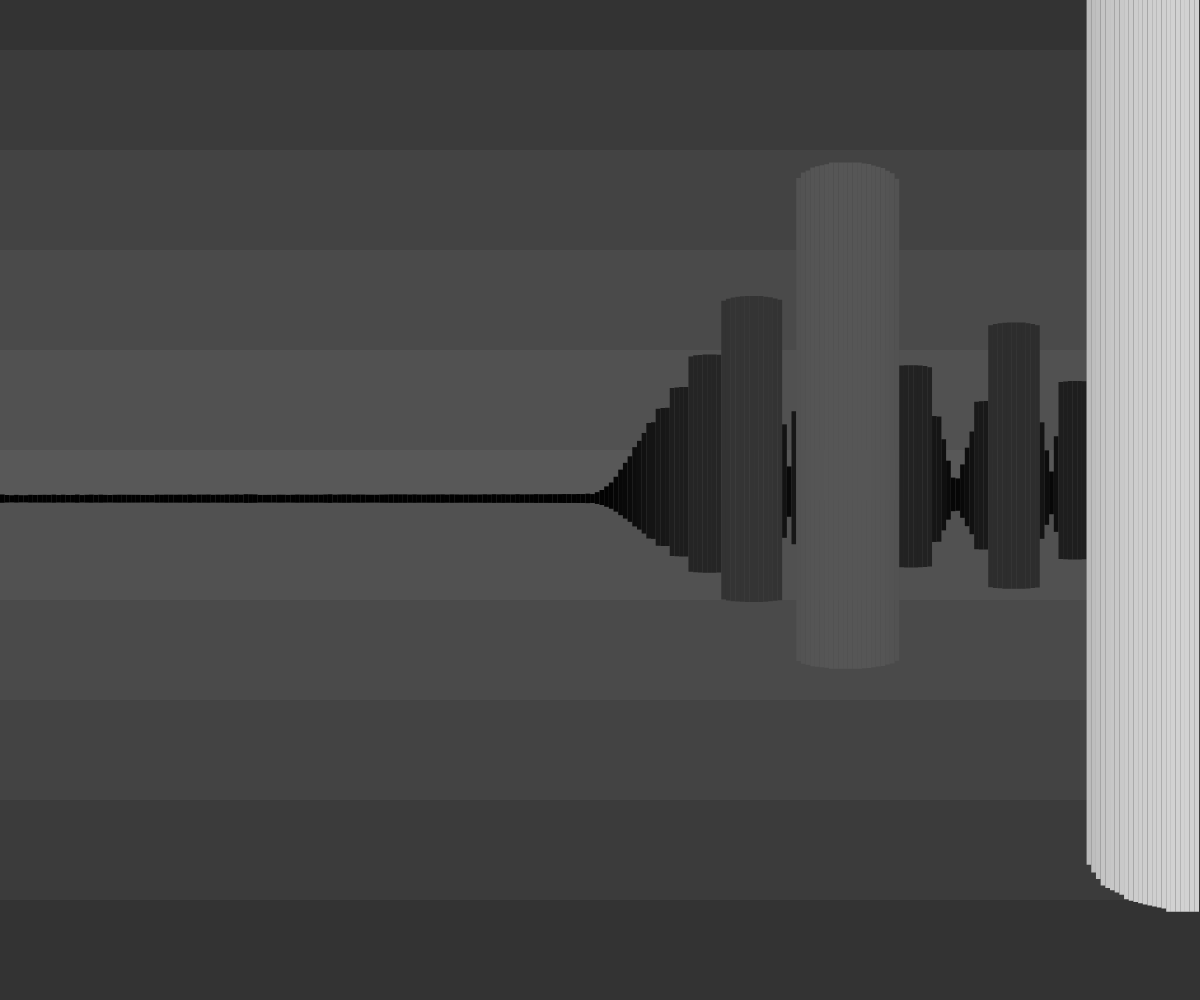
Frame 1 (no input)
Frame 60 (no input): identical to frame 1, image omitted
Frame 120 (the mouse pressed at the canvas centre since frame 60): identical to frame 1, image omitted

The p5.js sketch that drew this single still picture (run headless with seeded random() and noise() and a simulated clock; from frame 60 on, the mouse is pressed at the canvas centre):

// p5.js sketch
// ── sketch.js
let obss;
let showAll;
let bg;
let player;

function setup(){
	createCanvas(windowWidth, windowHeight);
	bg = createGraphics(windowWidth, windowHeight);
	bg.background(51);
	//background(bg);
	image(bg, 0, 0);
	obss = [
		{
			x: 1,
			y: 1,
			r: .2,
			type: '45'
		}
    ]
    player = new Player(0, 0, HALF_PI, 0);
}


function draw(){
    if(keyIsPressed){
        if(key == 'w'){
            player.pos.add(p5.Vector.fromAngle(player.dir).mult(0.15));
        }
        if(key == 's'){
            player.pos.add(p5.Vector.fromAngle(player.dir).mult(-0.15));
        }
        if(key == 'd'){
            player.dir += 0.02;
        }
        if(key == 'a'){
            player.dir -= 0.02;
        }
    }
    background(51);
    // -- ground -- ceiling --
    noStroke();
    fill(255, 10);
    for(let i = 0 ; i < 10 ; i ++){
        rect(0, height/20*i, width, height/20*i);
    }
    // -- player rendering --
    player.render(obss, 256);
}

function showObss(){
	fill(0);
	stroke(0);
	strokeWeight(2);
	rectMode(CENTER);
	for(let obs of obss){
		if(obs.type == 'rect'){
			rect(obs.x, obs.y, obs.r*2, obs.r*2);
		}else{
			circle(obs.x, obs.y, obs.r);
		}
	}
}


class Player{
    constructor(x, y, fov, dir){
        this.pos = createVector(x, y);
        this.fov = fov;
        this.dir = dir;
    }

    dists(obstacles, res){
        let dists = [];
        for(let i = 0; i < res; i++){
            let ray = new Ray(this.pos.x, this.pos.y, this.dir-(this.fov/2)+(this.fov*(i/res)), 0.01, obstacles);
            ray.steps(obstacles);
            dists[i] = p5.Vector.dist(ray.start, ray.pos);
        }
        return dists;
    }

    render(obstacles, res){
        let dists = this.dists(obstacles, res);
        for(let i = 0; i < res; i++){
            let xx = i/res*(width-1);
            let h = 1/dists[i]*(height/2);
            let br = 1/(dists[i])*255;
            fill(br);
            noStroke();
            rect(xx, height/2-h*2, (width-1)/res, h*3);
        }
    }
}

function Vnorm(vec){
	if(vec instanceof p5.Vector){
		return vec.mag();
	}else{
		return vec;
	}
}
function Vabs(vec){
	return createVector(abs(vec.x), abs(vec.y), abs(vec.z));
}
function Vmod(vec, toMod){
	return createVector(vec.x%toMod, vec.y%toMod, vec.z%toMod);
}
function Vmax(vec, num){
	if(vec.mag() > num){
		return vec;
	}else{
		return num;
	}
}
function Vmin(vec, num){
	if(vec.mag() < num){
		return vec;
	}else{
		return num;
	}
}
function vmax(v) {
	return max(max(v.x, v.y), v.z);
}
function circleDist(VcameraPos, VobjPos, Fobjr){
	return(Vmod(VcameraPos, 2).copy().sub(VobjPos).mag()-Fobjr);
}
function rectDist(p, b, Fobjr){
	let d = Vabs(p).copy().sub(b);
	return Vnorm(Vmax(d, createVector())) + vmax(Vmin(d, createVector()));
}
class Ray{
	constructor(x, y, dir, min, obstacles){
	  this.start = createVector(x, y);
	  this.pos = createVector(x, y);
	  this.vel = p5.Vector.fromAngle(dir);
	  this.dir = dir;
	  this.min = min;
	  this.done = {
		is: false,
		dist: 0,
		nOfIters: 0,
		pos: 0
	  };
  
  
	  this.currnet = {
		pos: this.pos.copy(),
		r: 10000
	  }
	  this.count = 0;
	}
  
	step(obstacles){
	  let minDist = width*2;
	  for(let obs of obstacles){
		let opos = createVector(obs.x, obs.y);
		let d;
		if(obs.type == 'rect'){
			d = rectDist(this.pos, opos, obs.r);
		}else{
			d = circleDist(this.pos, opos, obs.r);
		}
		if(d <= minDist){
		  minDist = d;
		}
	  }
	  if(minDist <= this.min || this.done.is){
		this.done.is = true;
		this.done.dist = p5.Vector.dist(this.pos, this.start);
		this.done.nOfIters = this.count;
		this.done.pos = this.pos.copy();
	  }else{
		this.currnet = {
		  pos: this.pos.copy(),
		  r: minDist
		}
		this.pos.add(this.vel.copy().mult(minDist));
	  }
	}
  
	show(){
	  noFill();
	  stroke(255);
	  strokeWeight(1);
	  circle(this.currnet.pos.x, this.currnet.pos.y, this.currnet.r);
	  stroke(255, 180);
	  line(this.pos.x, this.pos.y, this.start.x, this.start.y);
	}
  
	steps(obstacles, doShow=false){
	  for(let i = 0; i < 100; i++){
		this.step(obstacles);
		if(doShow){
		  this.show();
		}
		this.count++;
		if(this.done.is){
		  // stroke(map(this.done.nOfIters, 0, 50, 255, 51));
		  bg.stroke(0, 255, 0);
		  bg.strokeWeight(4);
		  bg.point(this.done.pos.x, this.done.pos.y);
		  break;
		}
	  }
	//   strokeWeight(1);
	//   stroke(255, 50);
	//   line(this.pos.x, this.pos.y, this.start.x, this.start.y);
	}
  }
  
